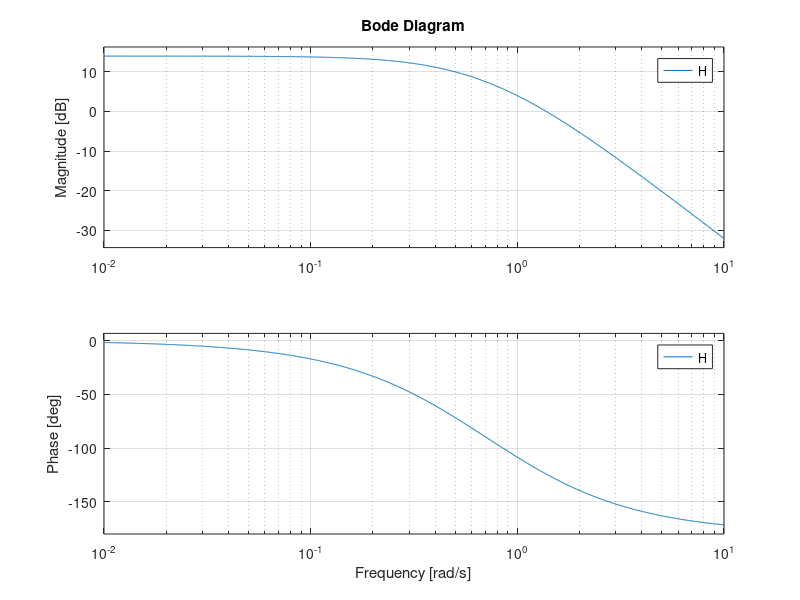
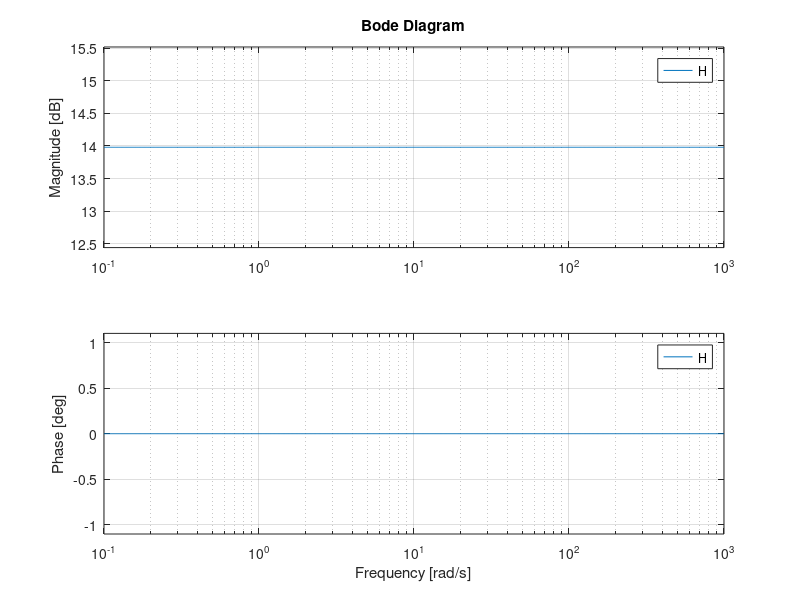
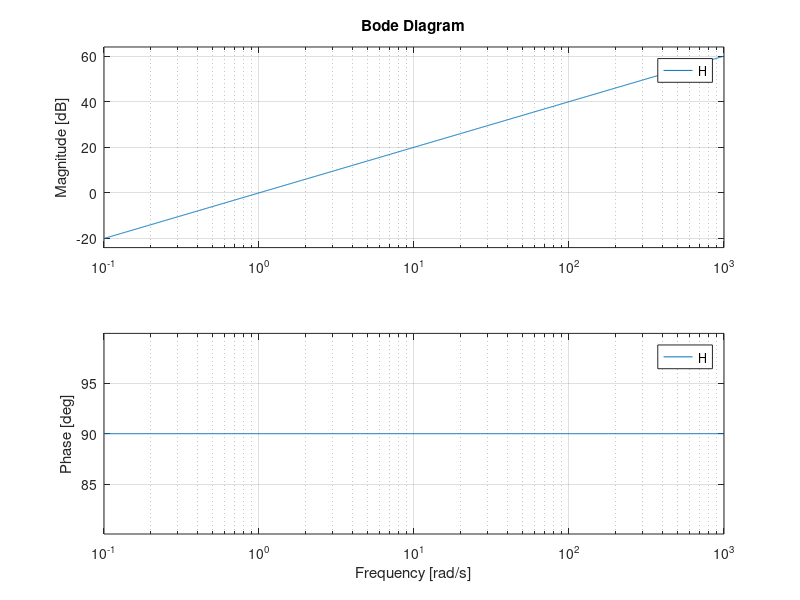
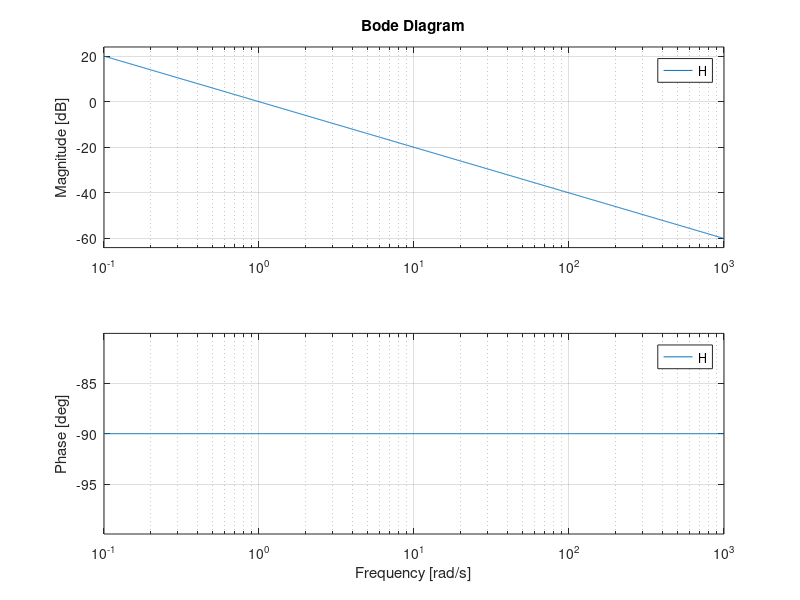

Write the MATLAB code that produced these figures, in order.
close all;
H = tf([5], [2 3 1]);
bode(H);

%constant gain -> gives 
% - 20log(K) line 
% - no change in phase
H = tf([5]);
figure; bode(H);

%differntiator -> S or w in tf; G(S) = S
H = tf([1 0], [1]);
figure; bode(H);

%integrator
H = tf(1, [1 0]);
figure; bode(H);